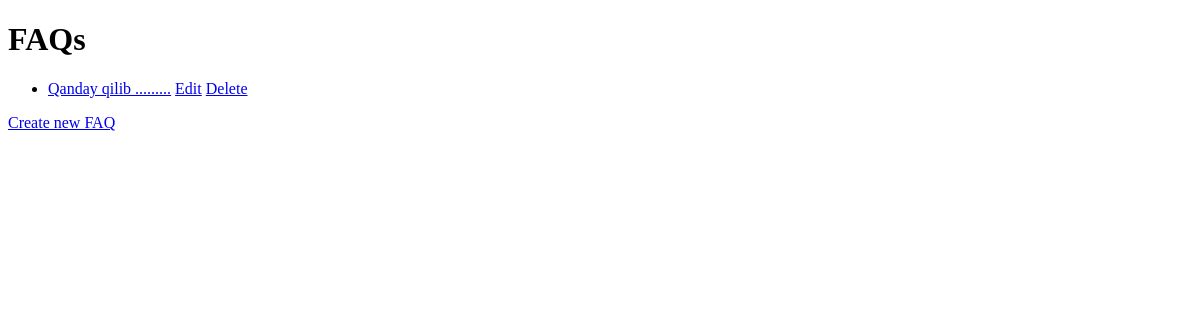
Before: /back-office/faq/ with the older database file.
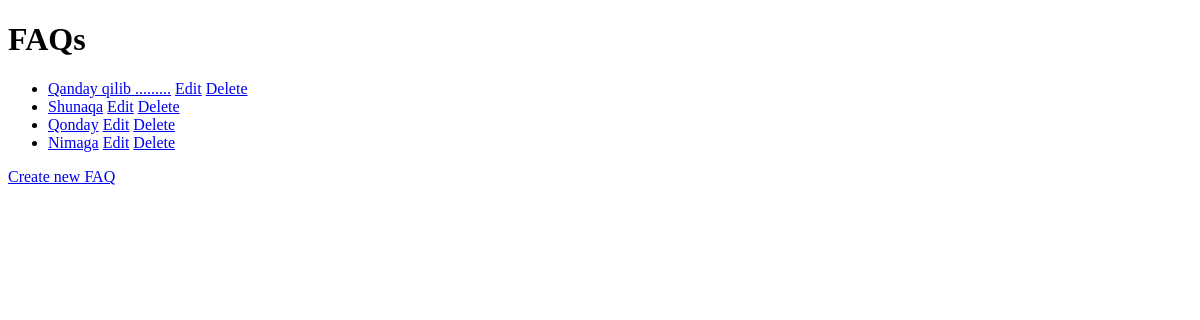
After: the same page with the newer database file.
### main/models.py (models this page shows)
class Faq(models.Model):
    question = models.CharField(max_length=255)
    answer = models.TextField()
    link = models.TextField(default='')

### main/back-office/faq/views.py (the view)
# urls.py: path('', views.faq_list, name='faq_list'),
def faq_list(request):
    faqs = Faq.objects.all()
    return render(request, 'back-office/faq/list.html', {'faqs': faqs})

### templates/back-office/faq/list.html (shortened to what this page needs)
<!DOCTYPE html>
<html>
<head>
</head>
<body>
    <h1>FAQs</h1>
    <ul>
        {% for faq in faqs %}
            <li>
                <a href="{% url 'faq_detail' faq.pk %}">{{ faq.question }}</a>
                <a href="{% url 'faq_update' faq.pk %}">Edit</a>
                <a href="{% url 'faq_delete' faq.pk %}">Delete</a>
            </li>
        {% endfor %}
    </ul>
    <a href="{% url 'faq_create' %}">Create new FAQ</a>
</body>
</html>

Changed rows visible on the page:
added Faq: question "Shunaqa"
added Faq: question "Qonday"
added Faq: question "Nimaga"
